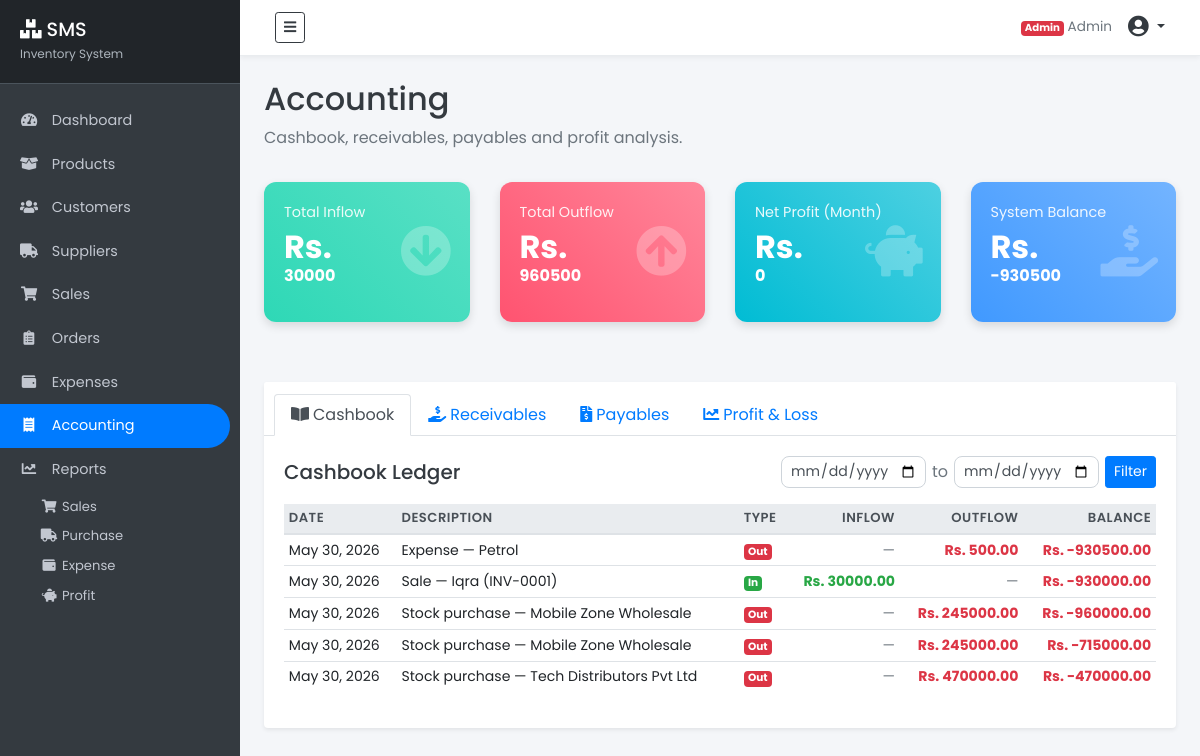
The app's page /accounting/ (signed in) with its own data.
### accounting/models.py (models this page shows, shortened)
class Transaction(models.Model):
    TYPE_CHOICES = (
        ('sale',             'Sale Revenue'),
        ('sale_payment',     'Customer Payment Received'),
        ('purchase',         'Stock Purchase'),
        ('supplier_payment', 'Supplier Payment Made'),
        ('expense',          'Business Expense'),
    )
    transaction_type = models.CharField(max_length=30, choices=TYPE_CHOICES)
    description      = models.CharField(max_length=255)
    inflow           = models.DecimalField(max_digits=12, decimal_places=2, default=0)
    outflow          = models.DecimalField(max_digits=12, decimal_places=2, default=0)
    date             = models.DateField()
    reference        = models.CharField(max_length=100, blank=True)
    sale_id          = models.PositiveIntegerField(null=True, blank=True)
    purchase_id      = models.PositiveIntegerField(null=True, blank=True)
    expense_id       = models.PositiveIntegerField(null=True, blank=True)
    created_at       = models.DateTimeField(auto_now_add=True)
    class Meta:
        ordering = ['-date', '-created_at']

### accounting/views.py (the view)
# urls.py: path('', views.accounting_index, name='accounting-index'),
@seller_required
def accounting_index(request):
    from sales.models    import Sale
    from expenses.models import Expense
    today = datetime.date.today()
    all_tx   = Transaction.objects.order_by('date', 'created_at')
    cashbook = []
    running  = Decimal('0.00')
    for tx in all_tx:
        running += tx.inflow - tx.outflow
        cashbook.append({'tx': tx, 'balance': running})
    cashbook_display = list(reversed(cashbook))[:100]
    date_from = request.GET.get('from', '')
    date_to   = request.GET.get('to',   '')
    filtered_tx = Transaction.objects.all()
    if date_from:
        filtered_tx = filtered_tx.filter(date__gte=date_from)
    if date_to:
        filtered_tx = filtered_tx.filter(date__lte=date_to)
    total_inflow  = sum(t.inflow  for t in Transaction.objects.all())
    total_outflow = sum(t.outflow for t in Transaction.objects.all())
    receivables = [c for c in Customer.objects.all() if c.balance_due > 0]
    payables = [s for s in Supplier.objects.all() if s.balance_due > 0]
    month_sales = Sale.objects.filter(sale_date__month=today.month)
    revenue     = sum(s.total_amount for s in month_sales)
    cogs        = sum(
        sum(i.cost_price * i.quantity for i in s.items.all())
        for s in month_sales
    )
    gross_profit   = revenue - cogs
    month_expenses = sum(
        e.amount for e in Expense.objects.filter(date__month=today.month)
    )
    net_profit = gross_profit - month_expenses
    context = {
        'cashbook':         cashbook_display,
        'total_inflow':     total_inflow,
        'total_outflow':    total_outflow,
        'cash_in_hand':     running,
        'receivables':      receivables,
        'total_receivable': sum(c.balance_due for c in receivables),
        'payables':         payables,
        'total_payable':    sum(s.balance_due for s in payables),
        'revenue':          revenue,
        'cogs':             cogs,
        'gross_profit':     gross_profit,
        'month_expenses':   month_expenses,
        'net_profit':       net_profit,
        'profit_margin':    round(net_profit / revenue * 100, 1) if revenue else 0,
        'suppliers':        Supplier.objects.all(),
        'customers':        Customer.objects.filter(status='Active'),
        'date_from':        date_from,
        'date_to':          date_to,
    }
    return render(request, 'accounting/accounting.html', context)

### customers/models.py (called while the page is built)
    @property
    def balance_due(self):
        return sum(s.balance for s in self.sales.all())

### sales/models.py (called while the page is built)
    @property
    def subtotal(self):
        return sum(i.line_total for i in self.items.all())

    @property
    def tax_amount(self):
        return self.subtotal * (self.tax_percent / 100)

    @property
    def total_amount(self):
        return self.subtotal + self.tax_amount

    @property
    def balance(self):
        return max(self.total_amount - self.paid_amount, Decimal('0.00'))

    @property
    def line_total(self):
        return (Decimal(str(self.quantity)) * self.sale_price
                * (1 - self.discount / 100))

### suppliers/models.py (called while the page is built)
    @property
    def total_purchased(self):
        return sum(p.get_total() for p in self.purchase_set.all())

    @property
    def total_paid(self):
        from django.db.models import Sum
        result = self.purchase_set.aggregate(t=Sum('paid_amount'))['t']
        return result or Decimal('0.00')

    @property
    def balance_due(self):
        return self.total_purchased - self.total_paid

    def get_total(self):
        return sum(b.cost_price * b.quantity
                   for b in self.stock_batches.all())

### templates/accounting/accounting.html (shortened to what this page needs)
{% extends "partials/base.html" %}
{% block content %}
<div class="container-fluid p-4">
    <div class="row mb-3">
        <div class="col-12">
            <h2 class="text-dark">Accounting</h2>
            <p class="text-muted">Cashbook, receivables, payables and profit analysis.</p>
        </div>
    </div>
    <div class="row mb-4">
        <div class="col-md-3 col-sm-6 mb-3">
            <div class="card-box bg-gradient-success">
                <div class="icon"><i class="fas fa-arrow-circle-down"></i></div>
                <p>Total Inflow</p>
                <h3> Rs. </h3><h4>{{ total_inflow|floatformat:0 }}</h4>
            </div>
        </div>
        <div class="col-md-3 col-sm-6 mb-3">
            <div class="card-box bg-gradient-danger">
                <div class="icon"><i class="fas fa-arrow-circle-up"></i></div>
                <p>Total Outflow</p>
                <h3> Rs. </h3><h4>{{ total_outflow|floatformat:0 }}</h4>
            </div>
        </div>
        <div class="col-md-3 col-sm-6 mb-3">
            <div class="card-box bg-gradient-info">
                <div class="icon"><i class="fas fa-piggy-bank"></i></div>
                <p>Net Profit (Month)</p>
                <h3> Rs. </h3><h4>{{ net_profit|floatformat:0 }}</h4>
            </div>
        </div>
        <div class="col-md-3 col-sm-6 mb-3">
            <div class="card-box bg-gradient-primary">
                <div class="icon"><i class="fas fa-hand-holding-usd"></i></div>
                <p>System Balance</p>
                <h3> Rs. </h3><h4>{{ cash_in_hand|floatformat:0 }}</h4>
            </div>
        </div>
    </div>
    <div class="card shadow-sm border-0">
        <div class="card-header bg-white border-bottom">
            <ul class="nav nav-tabs card-header-tabs" id="accTabs">
                <li class="nav-item">
                    <a class="nav-link active" data-toggle="tab" href="#cashbook">
                        <i class="fas fa-book-open mr-1"></i>Cashbook
                    </a>
                </li>
                <li class="nav-item">
                    <a class="nav-link" data-toggle="tab" href="#receivables">
                        <i class="fas fa-hand-holding-usd mr-1"></i>Receivables
                    </a>
                </li>
                <li class="nav-item">
                    <a class="nav-link" data-toggle="tab" href="#payables">
                        <i class="fas fa-file-invoice-dollar mr-1"></i>Payables
                    </a>
                </li>
                <li class="nav-item">
                    <a class="nav-link" data-toggle="tab" href="#profitloss">
                        <i class="fas fa-chart-line mr-1"></i>Profit &amp; Loss
                    </a>
                </li>
            </ul>
        </div>
        <div class="card-body">
            <div class="tab-content">
                <div class="tab-pane fade show active" id="cashbook">
                    <div class="d-flex justify-content-between align-items-center mb-3 flex-wrap">
                        <h5 class="text-dark mb-0">Cashbook Ledger</h5>
                        <form method="GET" class="d-flex flex-wrap" style="gap:6px;">
                            <input type="date" name="from" class="form-control form-control-sm"
                                   value="{{ date_from }}" style="width:145px;">
                            <span class="align-self-center text-muted">to</span>
                            <input type="date" name="to" class="form-control form-control-sm"
                                   value="{{ date_to }}" style="width:145px;">
                            <button class="btn btn-sm btn-primary">Filter</button>
                        </form>
                    </div>
                    <div class="table-responsive">
                        <table class="table table-hover table-sm">
                            <thead class="thead-light">
                                <tr>
                                    <th>Date</th>
                                    <th>Description</th>
                                    <th>Type</th>
                                    <th class="text-right">Inflow</th>
                                    <th class="text-right">Outflow</th>
                                    <th class="text-right">Balance</th>
                                </tr>
                            </thead>
                            <tbody>
                                {% for entry in cashbook %}
                                <tr>
                                    <td>{{ entry.tx.date }}</td>
                                    <td>{{ entry.tx.description }}</td>
                                    <td>
                                        {% if entry.tx.inflow > 0 %}
                                            <span class="badge badge-success">In</span>
                                        {% else %}
                                            <span class="badge badge-danger">Out</span>
                                        {% endif %}
                                    </td>
                                    <td class="text-right">
                                        {% if entry.tx.inflow > 0 %}
                                            <span class="text-success font-weight-bold">
                                                Rs. {{ entry.tx.inflow|floatformat:2 }}
                                            </span>
                                        {% else %}
                                            <span class="text-muted">—</span>
                                        {% endif %}
                                    </td>
                                    <td class="text-right">
                                        {% if entry.tx.outflow > 0 %}
                                            <span class="text-danger font-weight-bold">
                                                Rs. {{ entry.tx.outflow|floatformat:2 }}
                                            </span>
                                        {% else %}
                                            <span class="text-muted">—</span>
                                        {% endif %}
                                    </td>
                                    <td class="text-right font-weight-bold
                                        {% if entry.balance >= 0 %}text-dark{% else %}text-danger{% endif %}">
                                        Rs. {{ entry.balance|floatformat:2 }}
                                    </td>
                                </tr>
                                {% empty %}
                                <tr>
                                    <td colspan="6" class="text-center text-muted py-4">
                                        No transactions yet.
                                    </td>
                                </tr>
                                {% endfor %}
                            </tbody>
                        </table>
                    </div>
                </div>
            </div>
        </div>
    </div>
</div>
{% endblock %}

### templates/partials/nav.html (shortened to what this page needs)
<nav class="navbar navbar-expand-lg navbar-light bg-white">
    <div class="container-fluid">
        {% if user.is_authenticated %}
            {% if user.profile.role == 'customer' %}
                <a href="{% url 'customer-dashboard' %}" class="navbar-brand d-flex align-items-center" style="text-decoration:none;">
                    <span style="background:#1a1a2e;color:#fff;padding:5px 12px;border-radius:8px;font-weight:700;font-size:1rem;letter-spacing:1px;">
                        <i class="fas fa-boxes mr-1"></i> SMS
                    </span>
                    <span class="ml-2 text-muted" style="font-size:.8rem;">Customer Portal</span>
                </a>
            {% else %}
                <button type="button" id="sidebarCollapse" class="btn btn-outline-dark btn-sm">
                    <i class="fas fa-bars"></i>
                </button>
            {% endif %}
        {% endif %}
        <div class="ml-auto d-flex align-items-center">
            {% if user.is_authenticated %}
            <span class="text-muted mr-3" style="font-size:.85rem;">
                {% if user.is_superuser %}
                    <span class="badge badge-danger">Admin</span>
                {% elif user.profile.role == 'seller' %}
                    <span class="badge badge-primary">Seller</span>
                {% else %}
                    <span class="badge badge-success">Customer</span>
                {% endif %}
                {{ user.get_full_name|default:user.username }}
            </span>
            <div class="dropdown">
                <a href="#" class="text-dark dropdown-toggle" data-toggle="dropdown">
                    <i class="fas fa-user-circle fa-lg"></i>
                </a>
            </div>
            {% else %}
            <a href="{% url 'user-login' %}" class="btn btn-primary btn-sm">Login</a>
            {% endif %}
        </div>
    </div>
</nav>

### static/style.css (style rules this page uses)
body { font-family: 'Poppins', sans-serif; background: #f4f6f9; overflow-x: hidden; }
.navbar { padding: 12px 20px; background: #fff; border-bottom: 1px solid #e9ecef; box-shadow: 0 2px 5px rgba(0,0,0,.05); position: sticky; top: 0; z-index: 100; }
.card-box { position: relative; color: #fff; padding: 20px 22px 5px 20px; border-radius: 12px; margin-bottom: 20px; box-shadow: 0 4px 10px rgba(0,0,0,.12); height: 140px; }
.card-box h3 { font-size: 2rem; font-weight: 700; margin: 0; }
.card-box h4 { font-size: 1rem; font-weight: 700; margin: 0; overflow-wrap: break-word; }
.card-box p { font-size: .9rem; opacity: .9; margin: 0 0 4px; }
.card-box .icon { position: absolute; top: 50%; right: 18px; transform: translateY(-50%); font-size: 3.2rem; opacity: .25; }
.bg-gradient-primary { background: linear-gradient(45deg,#4099ff,#73b4ff); }
.bg-gradient-success { background: linear-gradient(45deg,#2ed8b6,#59e0c5); }
.bg-gradient-danger { background: linear-gradient(45deg,#FF5370,#ff869a); }
.bg-gradient-info { background: linear-gradient(45deg,#00BCD4,#4DD0E1); }
.table thead th { border-top: none; border-bottom: 2px solid #e9ecef; color: #495057; font-weight: 600; font-size: .82rem; text-transform: uppercase; letter-spacing: .5px; }
.table td { vertical-align: middle; font-size: .88rem; }
.form-control { border: 1.5px solid #ced4da; border-radius: 8px; font-size: .88rem; }

### records on screen
Transaction: tx "May 30, 2026", tx.description "Expense — Petrol", inflow "Out", tx.outflow "500.00", balance "-930500.00"
Transaction: tx "May 30, 2026", tx.description "Sale — Iqra (INV-0001)", shows "In", tx.inflow "30000.00", balance "-930000.00"
Transaction: tx "May 30, 2026", tx.description "Stock purchase — Mobile Zone Wholesale", inflow "Out", tx.outflow "245000.00", balance "-960000.00"
Transaction: tx "May 30, 2026", tx.description "Stock purchase — Mobile Zone Wholesale", inflow "Out", tx.outflow "245000.00", balance "-715000.00"
Transaction: tx "May 30, 2026", tx.description "Stock purchase — Tech Distributors Pvt Ltd", inflow "Out", tx.outflow "470000.00", balance "-470000.00"

### other values on screen
{{ user.get_full_name|default:user.username }} "Admin"
{{ total_inflow|floatformat:0 }} "30000"
{{ total_outflow|floatformat:0 }} "960500"
{{ net_profit|floatformat:0 }} "0"
{{ cash_in_hand|floatformat:0 }} "-930500"
